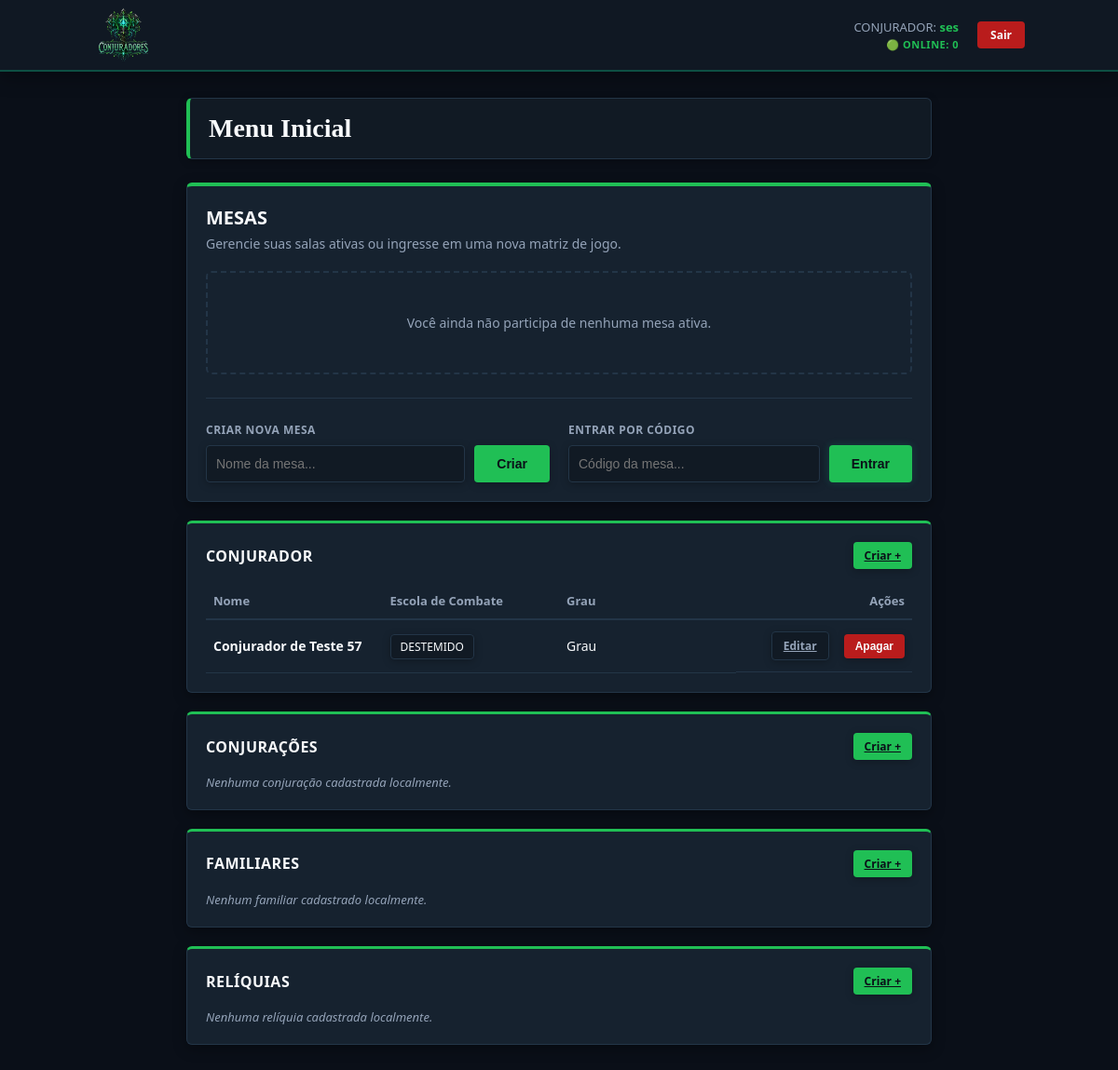
The app's page /hub (signed in) with its own data.
### tables this page shows
CREATE TABLE usuarios (
                id INTEGER PRIMARY KEY AUTOINCREMENT,
                username TEXT UNIQUE NOT NULL,
                password TEXT NOT NULL
            , last_active TIMESTAMP);

CREATE TABLE conjuradores (
                id INTEGER PRIMARY KEY AUTOINCREMENT,
                usuario_id INTEGER NOT NULL DEFAULT 1,
                nome TEXT NOT NULL, idade INTEGER, grau INTEGER, escola TEXT,
                brutalidade INTEGER, astucia INTEGER, sintonizacao INTEGER,
                vitalidade INTEGER, sinto_atrib INTEGER, pericias TEXT,
                passiva_escola TEXT, vida_max INTEGER, conexao_max INTEGER,
                reliquia TEXT, historio TEXT
            );

### controllers/main_controller.py (the view)
@main_bp.route('/hub')
def hub():
    if current_user.is_authenticated:
        conjuradores = CharacterModel.get_all_by_type('conjurador', current_user.id)
        conjuracoes = CharacterModel.get_all_by_type('conjuracao', current_user.id)
        familiares = CharacterModel.get_all_by_type('familiar', current_user.id)
        reliquias = CharacterModel.get_all_by_type('reliquia', current_user.id)
        minhas_mesas = MesaModel.get_mesas_por_usuario(current_user.id)
    else:
        conjuradores = []
        conjuracoes = []
        familiares = []
        reliquias = []
        minhas_mesas = []
    return render_template('hub.html',
                           conjuradores=conjuradores,
                           conjuracoes=conjuracoes,
                           familiares=familiares,
                           reliquias=reliquias,
                           mesas=minhas_mesas)

### app.py (called while the page is built)
@app.before_request
def update_user_activity():
    if current_user.is_authenticated:
        conn = sqlite3.connect('database.db')
        cursor = conn.cursor()
        cursor.execute("UPDATE usuarios SET last_active = ? WHERE id = ?",
                       (datetime.now(), current_user.id))
        conn.commit()
        conn.close()

@app.after_request
def add_header(response):
    response.headers["Cache-Control"] = "no-cache, no-store, must-revalidate"
    response.headers["Pragma"] = "no-cache"
    response.headers["Expires"] = "0"
    return response

@login_manager.user_loader
def load_user(user_id):
    return Usuario.get_by_id(int(user_id))

### models/mesa.py (called while the page is built)
    @staticmethod
    def get_mesas_por_usuario(usuario_id):
        conn = sqlite3.connect('database.db')
        conn.row_factory = sqlite3.Row
        cursor = conn.cursor()
        cursor.execute("""
            SELECT DISTINCT m.id, m.nome, m.codigo_convite, m.mestre_id
            FROM mesas m
            LEFT JOIN participantes p ON p.mesa_id = m.id
            WHERE m.mestre_id = ? OR p.usuario_id = ?
        """, (usuario_id, usuario_id))
        mesas_banco = cursor.fetchall()
        conn.close()
        return [dict(row) for row in mesas_banco]

### models/user.py (called while the page is built)
    @staticmethod
    def get_by_id(user_id):
        conn = sqlite3.connect('database.db')
        cursor = conn.cursor()
        cursor.execute("SELECT id, username, password FROM usuarios WHERE id = ?", (user_id,))
        row = cursor.fetchone()
        conn.close()
        return Usuario(row[0], row[1], row[2]) if row else None

### templates/hub.html (shortened to what this page needs)
{% extends 'base.html' %}
{% block content %}
<div class="hub-header fade-in">
    <div class="user-info">
        <h1>Menu Inicial</h1>
    </div>
</div>
<div class="card mesa-card-container fade-in">
    <h2>MESAS</h2>
    <p class="section-description">Gerencie suas salas ativas ou ingresse em uma nova matriz de jogo.</p>
    <div class="mesas-list">
        {% if mesas %}
            {% for mesa in mesas %}
                <div class="mesa-item {{ loop.cycle('fade-in', 'fade-alt') }}">
                    <div class="mesa-details">
                        <strong class="mesa-title">{{ mesa.nome }}</strong>
                        <small class="mesa-code">
                            Código:
                            <code class="clickable-code" onclick="copiarTexto(this, '{{ mesa.codigo_convite }}')">
                                <span class="codigo-valor">{{ mesa.codigo_convite }}</span>
                                <span class="icone-copia">📋</span>
                            </code>
                        </small>
                    </div>
                    <div class="mesa-actions">
                        <a href="{{ url_for('table.detalhes_mesa', mesa_id=mesa.id) }}" class="btn btn-sm">Acessar</a>
                        {% if mesa.mestre_id == current_user.id %}
                            <form action="{{ url_for('table.delete_mesa', mesa_id=mesa.id) }}" method="POST" class="inline-form">
                                <button type="submit" class="btn btn-sm btn-danger">Apagar</button>
                            </form>
                        {% else %}
                            <form action="{{ url_for('table.sair_da_mesa', mesa_id=mesa.id) }}" method="POST" class="inline-form">
                                <button type="submit" class="btn btn-sm btn-danger">Abandonar</button>
                            </form>
                        {% endif %}
                    </div>
                </div>
            {% endfor %}
        {% else %}
            <div class="empty-state fade-in">
                <p>Você ainda não participa de nenhuma mesa ativa.</p>
            </div>
        {% endif %}
    </div>
    <div class="divider"></div>
    <div class="mesas-forms-grid">
        <form action="{{ url_for('table.criar_mesa') }}" method="POST" class="hub-action-form">
            <label>CRIAR NOVA MESA</label>
            <div class="form-inline-group">
                <input type="text" name="nome_mesa" placeholder="Nome da mesa..." required>
                <button type="submit" class="btn">Criar</button>
            </div>
        </form>
        <form action="{{ url_for('table.entrar_mesa') }}" method="POST" class="hub-action-form">
            <label>ENTRAR POR CÓDIGO</label>
            <div class="form-inline-group">
                <input type="text" name="codigo_mesa" placeholder="Código da mesa..." required>
                <button type="submit" class="btn btn-glow">Entrar</button>
            </div>
        </form>
    </div>
</div>
<div class="card entities-card fade-in">
    <div class="card-section-header">
        <h3>CONJURADOR</h3>
        <a href="/create/conjurador" class="btn btn-sm">Criar +</a>
    </div>
    {% if conjuradores %}
        <table class="hub-table">
            <thead>
                <tr>
                    <th>Nome</th>
                    <th>Escola de Combate</th>
                    <th>Grau</th>
                    <th class="text-right">Ações</th>
                </tr>
            </thead>
            <tbody>
                {% for conj in conjuradores %}
                <tr class="{{ loop.cycle('fade-in', 'fade-alt') }}">
                    <td class="font-bold">{{ conj.nome or conj.NOME or conj[1] }}</td>
                    <td><span class="table-tag">{{ conj.escola or conj.ESCOLA or conj[3] or "Sem Escola" }}</span></td>
                    <td>Grau {{ conj.grau or conj.GRAU or conj[4] }}</td>
                    <td class="table-actions-cell">
                        <a href="/edit/conjurador/{{ conj.id or conj.ID or conj[0] }}" class="btn btn-secondary btn-sm">Editar</a>
                        <form action="{{ url_for('sheet.delete_entity', sheet_type='conjurador', entity_id=conj.id or conj.ID or conj[0]) }}" method="POST" class="inline-form">
                            <button type="submit" class="btn btn-sm btn-danger">Apagar</button>
                        </form>
                    </td>
                </tr>
                {% endfor %}
            </tbody>
        </table>
    {% else %}
        <p class="empty-table-text">Nenhum conjurador cadastrado localmente.</p>
    {% endif %}
</div>
<div class="card entities-card border-cyan fade-alt">
    <div class="card-section-header">
        <h3>CONJURAÇÕES</h3>
        <a href="/create/conjuracao" class="btn btn-sm">Criar +</a>
    </div>
    {% if conjuracoes %}
        <table class="hub-table">
            <thead>
                <tr>
                    <th>Nome</th>
                    <th>Matriz Arcana</th>
                    <th>Custo</th>
                    <th class="text-right">Ações</th>
                </tr>
            </thead>
            <tbody>
                {% for conj in conjuracoes %}
                <tr class="{{ loop.cycle('fade-in', 'fade-alt') }}">
                    <td class="font-bold">{{ conj.nome or conj.NOME or conj[1] }}</td>
                    <td><span class="table-tag">{{ conj.matriz or conj.MATRIZ or conj[2] or "Sem Matriz" }}</span></td>
                    <td>{{ conj.custo or conj.CUSTO or conj[4] }} Conexão</td>
                    <td class="table-actions-cell">
                        <a href="/edit/conjuracao/{{ conj.id or conj.ID or conj[0] }}" class="btn btn-secondary btn-sm">Editar</a>
                        <form action="{{ url_for('sheet.delete_entity', sheet_type='conjuracao', entity_id=conj[0]) }}" method="POST" class="inline-form">
                            <button type="submit" class="btn btn-sm btn-danger">Apagar</button>
                        </form>
                    </td>
                </tr>
                {% endfor %}
            </tbody>
        </table>
    {% else %}
        <p class="empty-table-text">Nenhuma conjuração cadastrada localmente.</p>
    {% endif %}
</div>
<div class="card entities-card fade-in">
    <div class="card-section-header">
        <h3>FAMILIARES</h3>
        <a href="/create/familiar" class="btn btn-sm">Criar +</a>
    </div>
    {% if familiares %}
        <table class="hub-table">
            <thead>
                <tr>
                    <th>Nome</th>
                    <th>Espécie</th>
                    <th>Ameaça</th>
                    <th class="text-right">Ações</th>
                </tr>
            </thead>
            <tbody>
                {% for familiar in familiares %}
                <tr class="{{ loop.cycle('fade-in', 'fade-alt') }}">
                    <td class="font-bold">{{ familiar.nome or familiar.NOME or familiar[1] }}</td>
                    <td><span class="table-tag">{{ familiar.especie or familiar.ESPECIE or familiar[2] }}</span></td>
                    <td>Nível {{ familiar.ameaca or familiar.AMEACA or familiar[3] }}</td>
                    <td class="table-actions-cell">
                        <a href="/edit/familiar/{{ familiar.id or familiar.ID or familiar[0] }}" class="btn btn-secondary btn-sm">Editar</a>
                        <form action="{{ url_for('sheet.delete_entity', sheet_type='familiar', entity_id=familiar.id or familiar.ID or familiar[0]) }}" method="POST" class="inline-form">
                            <button type="submit" class="btn btn-sm btn-danger">Apagar</button>
                        </form>
                    </td>
                </tr>
                {% endfor %}
            </tbody>
        </table>
    {% else %}
        <p class="empty-table-text">Nenhum familiar cadastrado localmente.</p>
    {% endif %}
</div>
<div class="card entities-card fade-alt">
    <div class="card-section-header">
        <h3>RELÍQUIAS</h3>
        <a href="/create/reliquia" class="btn btn-sm">Criar +</a>
    </div>
    {% if reliquias %}
        <table class="hub-table">
            <thead>
                <tr>
                    <th>Nome</th>
                    <th>Nível</th>
                    <th>Matriz Essencial</th>
                    <th class="text-right">Ações</th>
                </tr>
            </thead>
            <tbody>
                {% for reliquia in reliquias %}
                <tr class="{{ loop.cycle('fade-in', 'fade-alt') }}">
                    <td class="font-bold">{{ reliquia.nome or reliquia.NOME or reliquia[1]}}</td>
                    <td>Nível {{ reliquia.nivel or reliquia.NIVEL or reliquia[2] }}</td>
                    <td><span class="table-tag">{{ reliquia.matriz or reliquia.MATRIZ or reliquia[3] }}</span></td>
                    <td class="table-actions-cell">
                        <a href="/edit/reliquia/{{ reliquia.id or reliquia.ID or reliquia[0] }}" class="btn btn-secondary btn-sm">Editar</a>
                        <form action="{{ url_for('sheet.delete_entity', sheet_type='reliquia', entity_id=reliquia.id or reliquia.ID or reliquia[0]) }}" method="POST" class="inline-form">
                            <button type="submit" class="btn btn-sm btn-danger">Apagar</button>
                        </form>
                    </td>
                </tr>
                {% endfor %}
            </tbody>
        </table>
    {% else %}
        <p class="empty-table-text">Nenhuma relíquia cadastrada localmente.</p>
    {% endif %}
</div>
{% endblock %}

### templates/base.html (shortened to what this page needs)
<!DOCTYPE html>
<html lang="pt-br">
    <head>
        <link rel="stylesheet" href="{{ url_for('static', filename='css/style.css') }}">
    </head>
    <body>
        <nav class="main-navbar">
            <div class="nav-container">
                <a href="/" class="nav-logo-link">
                    <img src="{{ url_for('static', filename='logo_conjuradores.png') }}" alt="Logo Conjuradores" class="nav-logo">
                </a>
                <div class="nav-right-side">
                    <div class="nav-status-info">
                        {% if current_user.is_authenticated %}
                            <p class="nav-user-label">CONJURADOR: <strong>{{ current_user.username }}</strong></p>
                        {% else %}
                            <p class="nav-user-label visitor">Modo Visitante</p>
                        {% endif %}
                        <span class="nav-online-count">🟢 ONLINE: <span id="user-count">0</span></span>
                    </div>
                    <div class="nav-auth-actions">
                        {% if current_user.is_authenticated %}
                            <a href="{{ url_for('auth.logout') }}" class="btn-nav btn-nav-danger">Sair</a>
                        {% else %}
                            <a href="{{ url_for('auth.login') }}" class="btn-nav btn-nav-primary">Entrar</a>
                            <a href="{{ url_for('auth.register') }}" class="btn-nav btn-nav-secondary">Registrar</a>
                        {% endif %}
                    </div>
                </div>
            </div>
        </nav>
        <div class="container fade-in">
            {% block content %}{% endblock %}
        </div>
    </body>
</html>

### records on screen
usuarios: username "ses"
conjuradores: nome "Conjurador de Teste 57", escola "DESTEMIDO"
